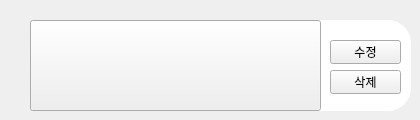
                             <widget class="QWidget" name="widget_9" native="true">
                              <property name="minimumSize">
                               <size>
                                <width>420</width>
                                <height>120</height>
                               </size>
                              </property>
                              <widget class="QLabel" name="label_23">
                               <property name="geometry">
                                <rect>
                                 <x>30</x>
                                 <y>20</y>
                                 <width>381</width>
                                 <height>91</height>
                                </rect>
                               </property>
                               <property name="sizePolicy">
                                <sizepolicy hsizetype="Fixed" vsizetype="Fixed">
                                 <horstretch>0</horstretch>
                                 <verstretch>0</verstretch>
                                </sizepolicy>
                               </property>
                               <property name="baseSize">
                                <size>
                                 <width>400</width>
                                 <height>100</height>
                                </size>
                               </property>
                               <property name="styleSheet">
                                <string notr="true">border-style:solid;
border-radius:23;
background-color: rgb(255, 255, 255);
color: rgb(255, 255, 255);
</string>
                               </property>
                               <property name="text">
                                <string/>
                               </property>
                              </widget>
                              <widget class="QPushButton" name="editbutton1_6">
                               <property name="geometry">
                                <rect>
                                 <x>330</x>
                                 <y>40</y>
                                 <width>71</width>
                                 <height>24</height>
                                </rect>
                               </property>
                               <property name="cursor">
                                <cursorShape>PointingHandCursor</cursorShape>
                               </property>
                               <property name="styleSheet">
                                <string notr="true">border-color: transparent;
</string>
                               </property>
                               <property name="text">
                                <string>수정</string>
                               </property>
                              </widget>
                              <widget class="QPushButton" name="delbutton1_6">
                               <property name="geometry">
                                <rect>
                                 <x>330</x>
                                 <y>70</y>
                                 <width>71</width>
                                 <height>24</height>
                                </rect>
                               </property>
                               <property name="cursor">
                                <cursorShape>PointingHandCursor</cursorShape>
                               </property>
                               <property name="styleSheet">
                                <string notr="true">border-color: transparent;
</string>
                               </property>
                               <property name="text">
                                <string>삭제</string>
                               </property>
                              </widget>
                              <widget class="QLabel" name="label_17">
                               <property name="geometry">
                                <rect>
                                 <x>62</x>
                                 <y>36</y>
                                 <width>171</width>
                                 <height>61</height>
                                </rect>
                               </property>
                               <property name="styleSheet">
                                <string notr="true">border-image: url(images/images/Daum_communication_logo.svg);</string>
                               </property>
                               <property name="text">
                                <string/>
                               </property>
                              </widget>
                              <widget class="QPushButton" name="bookpage4">
                               <property name="geometry">
                                <rect>
                                 <x>30</x>
                                 <y>20</y>
                                 <width>291</width>
                                 <height>91</height>
                                </rect>
                               </property>
                               <property name="cursor">
                                <cursorShape>PointingHandCursor</cursorShape>
                               </property>
                               <property name="layoutDirection">
                                <enum>Qt::LeftToRight</enum>
                               </property>
                               <property name="styleSheet">
                                <string notr="true">border-color: transparent;
color: rgb(29, 29, 29);
text-align:left;
font: 12pt &quot;서울남산 장체B&quot;;</string>
                               </property>
                               <property name="text">
                                <string/>
                               </property>
                               <property name="autoRepeatInterval">
                                <number>0</number>
                               </property>
                              </widget>
                             </widget>
